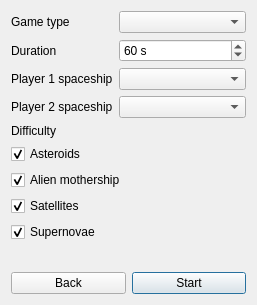
<?xml version="1.0" encoding="UTF-8"?>
<ui version="4.0">
 <class>NewGameDialog</class>
 <widget class="QDialog" name="NewGameDialog">
  <property name="geometry">
   <rect>
    <x>0</x>
    <y>0</y>
    <width>257</width>
    <height>305</height>
   </rect>
  </property>
  <property name="windowTitle">
   <string>Create game</string>
  </property>
  <layout class="QVBoxLayout" name="verticalLayout">
   <item>
    <layout class="QFormLayout" name="formLayout">
     <property name="fieldGrowthPolicy">
      <enum>QFormLayout::AllNonFixedFieldsGrow</enum>
     </property>
     <item row="0" column="0">
      <widget class="QLabel" name="label">
       <property name="text">
        <string>Game type</string>
       </property>
      </widget>
     </item>
     <item row="0" column="1">
      <widget class="QComboBox" name="cbbGametype"/>
     </item>
     <item row="1" column="0">
      <widget class="QLabel" name="label_2">
       <property name="text">
        <string>Duration</string>
       </property>
      </widget>
     </item>
     <item row="2" column="0">
      <widget class="QLabel" name="label_3">
       <property name="text">
        <string>Player 1 spaceship</string>
       </property>
      </widget>
     </item>
     <item row="2" column="1">
      <widget class="QComboBox" name="cbbP1ship"/>
     </item>
     <item row="3" column="0">
      <widget class="QLabel" name="label_4">
       <property name="text">
        <string>Player 2 spaceship</string>
       </property>
      </widget>
     </item>
     <item row="3" column="1">
      <widget class="QComboBox" name="cbbP2ship"/>
     </item>
     <item row="1" column="1">
      <widget class="QSpinBox" name="sbxDuration">
       <property name="suffix">
        <string> s</string>
       </property>
       <property name="minimum">
        <number>1</number>
       </property>
       <property name="maximum">
        <number>600</number>
       </property>
       <property name="value">
        <number>60</number>
       </property>
      </widget>
     </item>
    </layout>
   </item>
   <item>
    <widget class="QLabel" name="label_5">
     <property name="text">
      <string>Difficulty</string>
     </property>
    </widget>
   </item>
   <item>
    <widget class="QCheckBox" name="cbxAsteroid">
     <property name="text">
      <string>Asteroids</string>
     </property>
     <property name="checked">
      <bool>true</bool>
     </property>
    </widget>
   </item>
   <item>
    <widget class="QCheckBox" name="cbxAlien">
     <property name="text">
      <string>Alien mothership</string>
     </property>
     <property name="checked">
      <bool>true</bool>
     </property>
    </widget>
   </item>
   <item>
    <widget class="QCheckBox" name="cbxSatellite">
     <property name="text">
      <string>Satellites</string>
     </property>
     <property name="checked">
      <bool>true</bool>
     </property>
    </widget>
   </item>
   <item>
    <widget class="QCheckBox" name="cbxSupernova">
     <property name="text">
      <string>Supernovae</string>
     </property>
     <property name="checked">
      <bool>true</bool>
     </property>
    </widget>
   </item>
   <item>
    <spacer name="verticalSpacer">
     <property name="orientation">
      <enum>Qt::Vertical</enum>
     </property>
     <property name="sizeHint" stdset="0">
      <size>
       <width>20</width>
       <height>40</height>
      </size>
     </property>
    </spacer>
   </item>
   <item>
    <layout class="QHBoxLayout" name="horizontalLayout">
     <item>
      <widget class="QPushButton" name="btnBack">
       <property name="text">
        <string>Back</string>
       </property>
      </widget>
     </item>
     <item>
      <widget class="QPushButton" name="btnStart">
       <property name="text">
        <string>Start</string>
       </property>
       <property name="default">
        <bool>true</bool>
       </property>
      </widget>
     </item>
    </layout>
   </item>
  </layout>
 </widget>
 <resources/>
 <connections/>
</ui>
